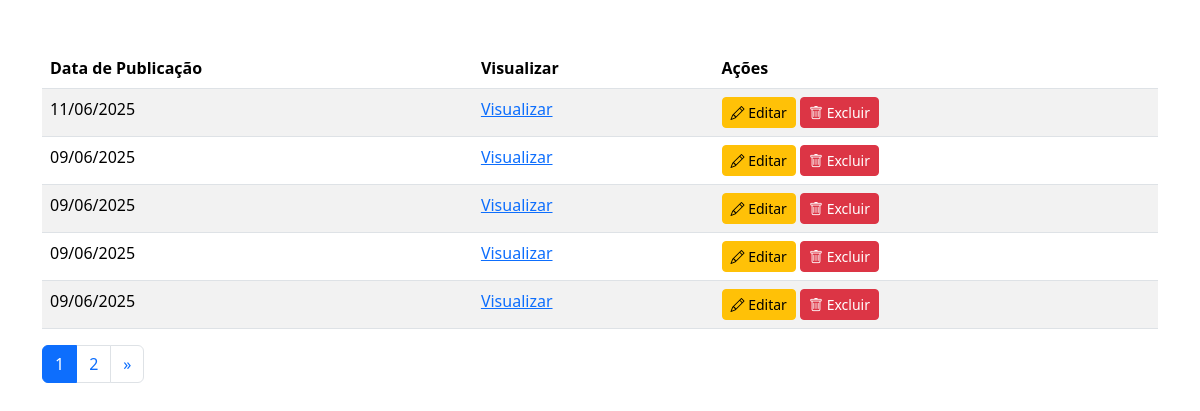
The page /admin/boletimseca.php on the database its author committed.
### tables this page shows
CREATE TABLE `boletins` (
  `id` int(11) NOT NULL,
  `nome` varchar(255) NOT NULL,
  `arquivo` varchar(255) NOT NULL,
  `data_upload` timestamp NOT NULL DEFAULT current_timestamp()
);

### admin/boletimseca.php (the view, shortened to what this page needs)
<?php include "../conexao.php"; ?>
<?php
$por_pagina = 5;
$pagina = isset($_GET['pagina']) ? (int)$_GET['pagina'] : 1;
$inicio = ($pagina - 1) * $por_pagina;
$busca = isset($_GET['busca']) ? trim($conn->real_escape_string($_GET['busca'])) : '';
$where = '';
$total_query = $conn->query("SELECT COUNT(*) as total FROM boletins $where");
$total_result = $total_query->fetch_assoc();
$total = $total_result['total'];
$total_paginas = ceil($total / $por_pagina);
$sql = "SELECT * FROM boletins $where ORDER BY data_upload DESC LIMIT $inicio, $por_pagina";
$result = $conn->query($sql);
?>
<!DOCTYPE html>
<html lang="pt-br">
<head>
  <link rel="stylesheet" href="https://cdnjs.cloudflare.com/ajax/libs/bootstrap/5.3.3/css/bootstrap.min.css">
    <link rel="stylesheet" href="https://cdnjs.cloudflare.com/ajax/libs/font-awesome/6.5.2/css/all.min.css"crossorigin="anonymous" />
  <link rel="stylesheet" href="https://cdnjs.cloudflare.com/ajax/libs/aos/2.3.4/aos.css" />
  <link rel="stylesheet" href="https://cdnjs.cloudflare.com/ajax/libs/bootstrap/5.3.3/css/bootstrap.min.css" />
  <link rel="stylesheet" href="https://cdnjs.cloudflare.com/ajax/libs/bootstrap-icons/1.11.3/font/bootstrap-icons.min.css" />
  <link rel="stylesheet" href="https://cdnjs.cloudflare.com/ajax/libs/boxicons/2.1.4/css/boxicons.min.css" />
  <link rel="stylesheet" href="https://cdnjs.cloudflare.com/ajax/libs/boxicons/2.1.4/css/animations.min.css" />
  <link rel="stylesheet" href="https://cdnjs.cloudflare.com/ajax/libs/glightbox/3.3.0/css/glightbox.min.css" />
  <link rel="stylesheet" href="https://cdnjs.cloudflare.com/ajax/libs/Swiper/11.0.5/swiper-bundle.css" />
  <link rel="stylesheet" href="https://unpkg.com/leaflet/dist/leaflet.css" />
  <link rel="stylesheet" href="https://cdnjs.cloudflare.com/ajax/libs/Chart.js/3.7.0/chart.min.css">
</head>
<body class="container py-5">
   <table class="table table-striped table-hover">
    <thead>
        <tr>
            <th>Data de Publicação</th>
            <th>Visualizar</th>
            <th>Ações</th>
        </tr>
    </thead>
    <tbody>
        <?php if ($result->num_rows > 0): ?>
            <?php while ($row = $result->fetch_assoc()): ?>
            <tr>
                <td><?= date('d/m/Y', strtotime($row['data_upload'])) ?></td>
                <td><a href="../uploads/<?= $row['arquivo'] ?>" target="_blank">Visualizar</a></td>
                <td>
                    <a href="editarBD.php?id=<?= $row['id'] ?>" class="btn btn-sm btn-warning"><i class="bi bi-pencil"></i> Editar</a>
                    <a href="excluirBD.php?id=<?= $row['id'] ?>" class="btn btn-sm btn-danger" onclick="return confirm('Deseja excluir?');"><i class="bi bi-trash"></i> Excluir</a>
                </td>
            </tr>
            <?php endwhile; ?>
        <?php else: ?>
            <tr>
                <td colspan="3">Nenhum boletim encontrado.</td>
            </tr>
        <?php endif; ?>
    </tbody>
</table>
<nav>
    <ul class="pagination">
        <?php for ($i = 1; $i <= $total_paginas; $i++): ?>
        <li class="page-item <?= ($i == $pagina) ? 'active' : '' ?>">
            <a class="page-link" href="?pagina=<?= $i ?>&busca=<?= urlencode($busca) ?>"><?= $i ?></a>
        </li>
        <?php endfor; ?>
        <?php if ($pagina < $total_paginas): ?>
        <li class="page-item">
            <a class="page-link" href="?pagina=<?= $pagina + 1 ?>&busca=<?= urlencode($busca) ?>">&raquo;</a>
        </li>
        <?php endif; ?>
    </ul>
</nav>
</body>
</html>

### rows shown on the page
boletins: data_upload "11/06/2025"
boletins: data_upload "09/06/2025"
boletins: data_upload "09/06/2025"
boletins: data_upload "09/06/2025"
boletins: data_upload "09/06/2025"
